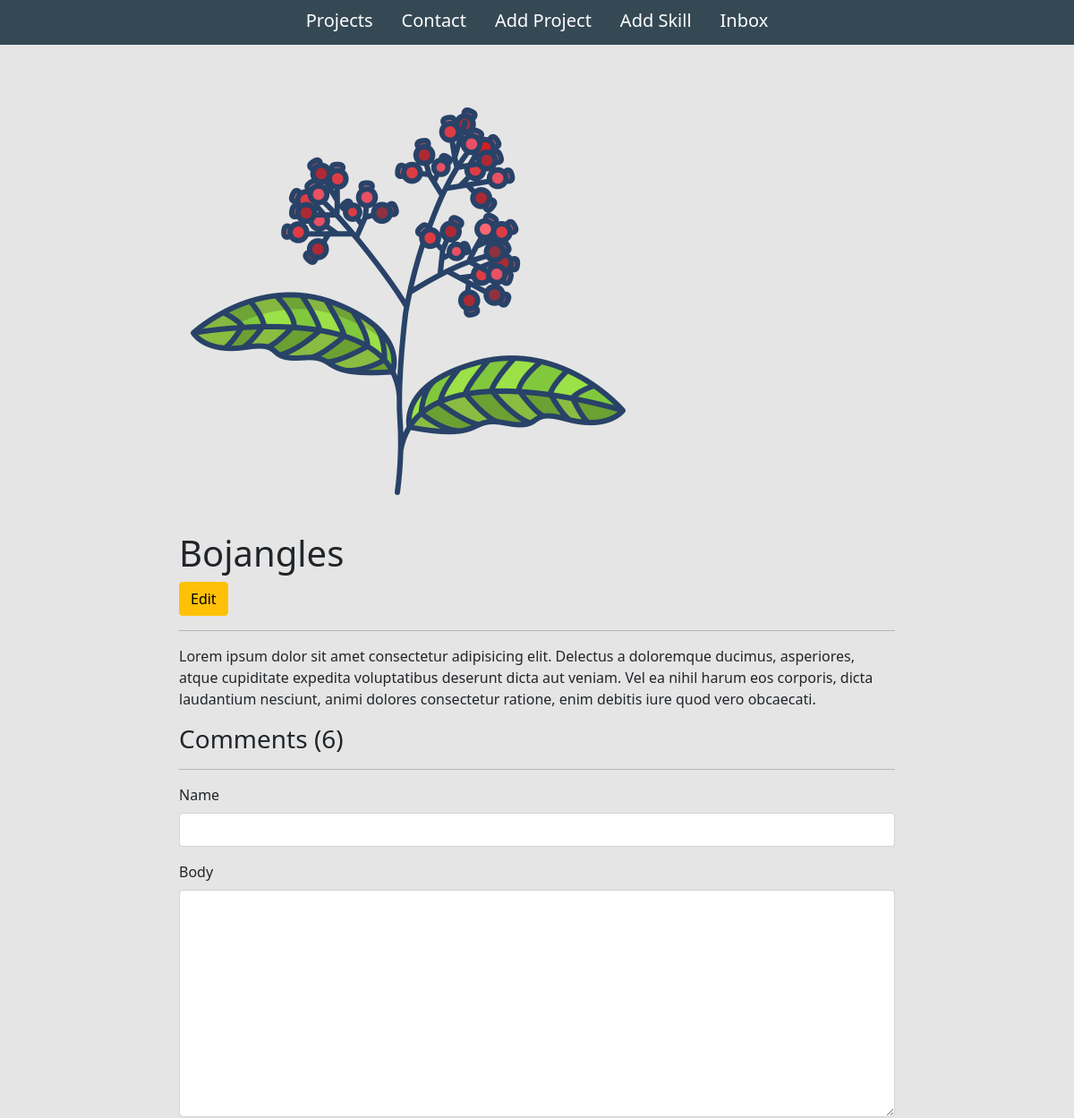
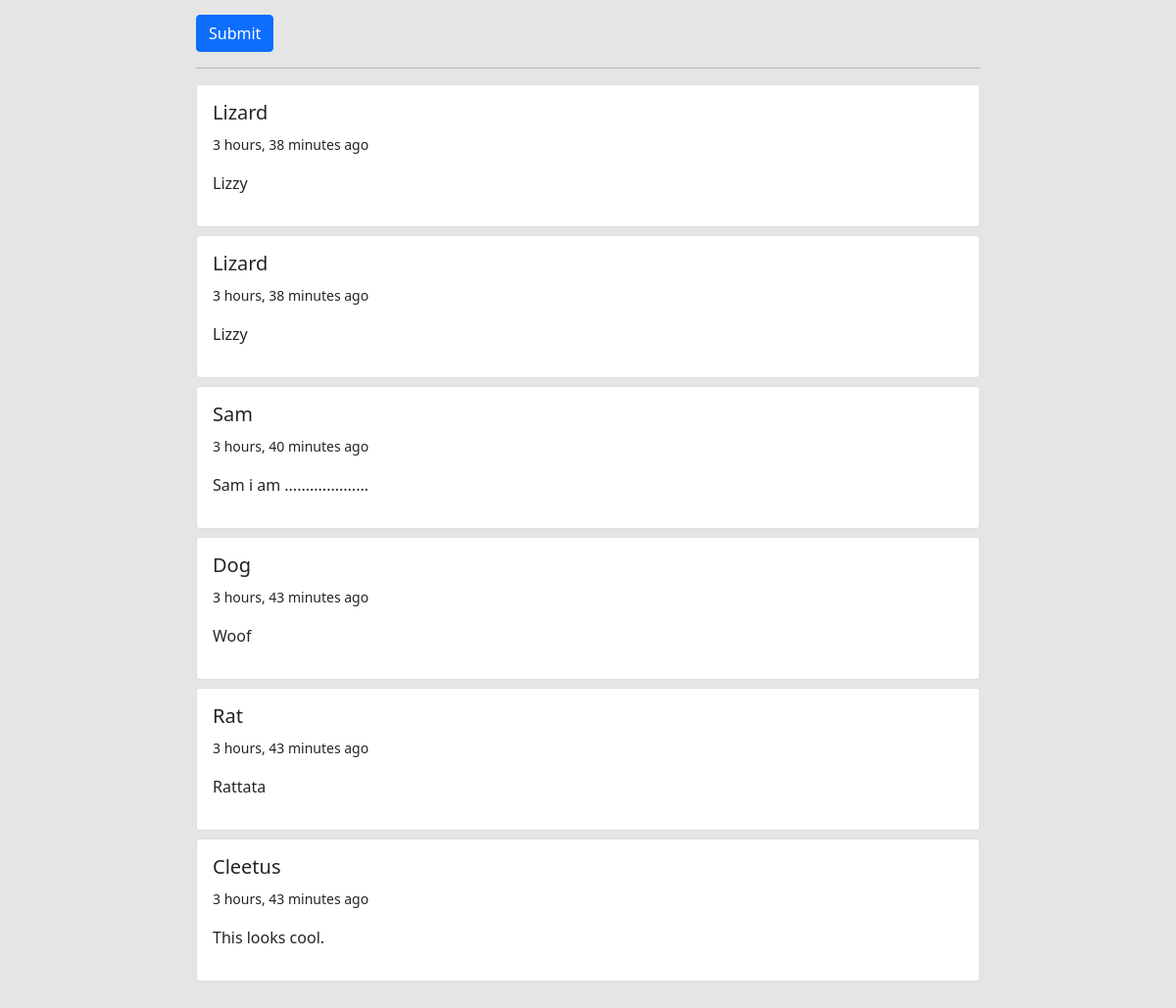
/project/53580f82-5d78-4906-8b28-a93d4b456ef0/ (signed in), run on the app's committed database (2 pictures, top to bottom).
### base/models.py (models this page shows, shortened)
class Project(models.Model):
    title = models.CharField(max_length=200)
    thumbnail = models.ImageField(null=True, )
    body = RichTextUploadingField()
    slug = models.SlugField(null=True, blank=True)
    created = models.DateTimeField(auto_now_add=True)
    id = models.UUIDField(default=uuid.uuid4, unique=True, primary_key=True, editable=False)

class Comment(models.Model):
    project = models.ForeignKey(Project, on_delete=models.CASCADE)
    name = models.CharField(max_length=200)
    body = models.TextField(null=True, blank=True)
    created = models.DateTimeField(auto_now_add=True, null=True)

### base/views.py (the view, shortened to what this page needs)
# urls.py: path('project/<str:pk>/', views.projectPage, name='project'),
def projectPage(request, pk):
    project = Project.objects.get(id=pk)
    count = project.comment_set.count()
    comments = project.comment_set.all().order_by('-created')
    form = CommentForm()
    context = {'project': project, 'count': count, 'comments': comments, 'form': form}
    return render(request, 'base/project.html', context)

### base/forms.py
class CommentForm(ModelForm):
    class Meta:
        model = Comment
        fields = '__all__'
        exclude = ['project']
    def __init__(self, *args, **kwargs):
        super(CommentForm, self).__init__(*args, **kwargs)
        self.fields['name'].widget.attrs.update({'class': 'form-control'})
        self.fields['body'].widget.attrs.update({'class': 'form-control'})

### base/templates/base/project.html (shortened to what this page needs)
{% extends "base/main.html" %}
{% load static %}
{% block content %}
    <div class="container">
        <div class="project-container">
            <img class="project-image" src="{{project.thumbnail.url}}" alt="Project Thumbnail">
            <h1>{{ project.title }}</h1>
            <a class="btn btn-warning" href="{% url 'edit-project' project.id %}">Edit</a>
            <hr>
            <p>{{ project.body|safe }}</p>
            <div class="comments-container">
                <h3>Comments ({{count}})</h3>
                <hr>
                <form method="POST">
                    {% for field in form %}
                        <div class="mb-3">
                            <label for="" class="form-label">{{field.label}}</label>
                            {{field}}
                        </div>
                    {% endfor %}
                    <input class="btn btn-primary" type="submit" value="Submit">
                </form>
                <hr>
                {% for comment in comments %}
                    <div class="card my-2">
                        <div class="card-body">
                            <h5>{{comment.name}}</h5>
                            <small>{{comment.created| timesince}} ago</small>
                            <p class="my-3">{{comment.body}}</p>
                        </div>
                    </div>
                {% endfor %}
            </div>
        </div>
    </div>
{% endblock content %}

### static/styles/main.css (style rules this page uses)
body { background-color: #e5e5e5 !important; }
.project-image { max-width: 800px; }

### base/templates/base/project.html (style rules this page uses)
.project-container { max-width: 800px; margin: 0 auto; margin-top: 2em; margin-bottom: 2em; }

### data on the page
Project: thumbnail (picture), title "Bojangles", body "Lorem ipsum dolor sit amet consectetur adipisicing elit. Delectus a doloremque ducimus, asperiores, atque cupiditate expedita voluptatibus deserunt dicta aut veniam. Vel ea nihil harum eos corporis, dicta laudantium nesciunt, animi dolores consectetur ratione, enim debitis iure quod vero obcaecati."
Comment: name "Lizard", created "3 hours, 38 minutes", body "Lizzy"
Comment: name "Lizard", created "3 hours, 38 minutes", body "Lizzy"
Comment: name "Sam", created "3 hours, 40 minutes", body "Sam i am ...................."
Comment: name "Dog", created "3 hours, 43 minutes", body "Woof"
Comment: name "Rat", created "3 hours, 43 minutes", body "Rattata"
Comment: name "Cleetus", created "3 hours, 43 minutes", body "This looks cool."

### other printed values
{{ count }} "6"
{{ field.label }} "Name" "Body"
